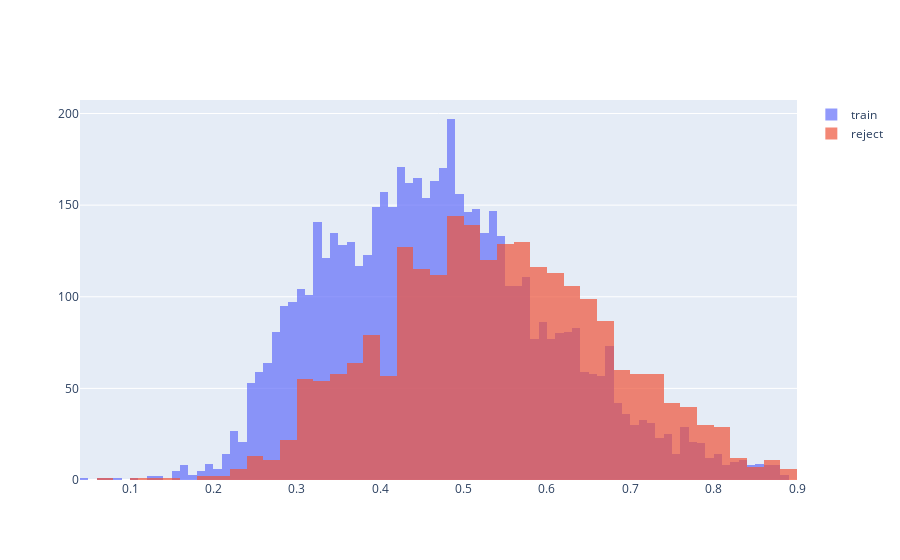

Write notebook code for a chart like this one.
### Code cell
# get probabilities
pred_train = pd.DataFrame(model2.predict_proba(X_train))[1]
pred_reject = pd.DataFrame(model2.predict_proba(reject))[1]

# display probability distribution
fig = go.Figure()
fig.add_trace(go.Histogram(x=pred_train, name='train'))
fig.add_trace(go.Histogram(x=pred_reject, name='reject'))

# Overlay both histograms
fig.update_layout(barmode='overlay')
fig.update_traces(opacity=0.7)
fig.show()

### Figure 1 — Plotly figure (JSON) as saved in the notebook; plotly's stock layout.template omitted (floating-point values rounded to 4 significant figures; data arrays with more than 128 entries replaced by an {"elided": "..."} marker saying what was removed)
{"data": [{"name": "train", "opacity": 0.7, "type": "histogram", "x": {"elided": "5607 float values"}}, {"name": "reject", "opacity": 0.7, "type": "histogram", "x": {"elided": "2317 float values"}}], "layout": {"barmode": "overlay"}}
